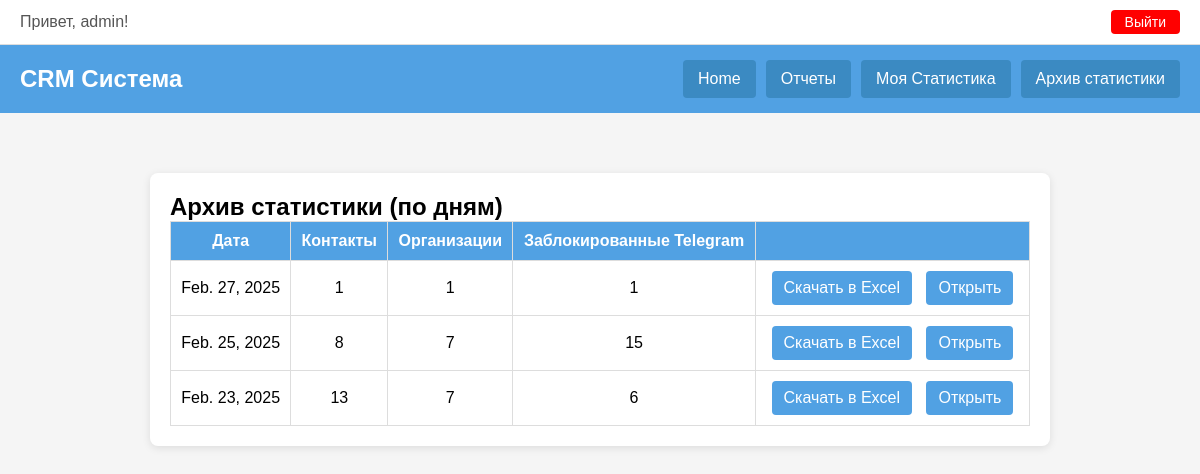
Page /crm/admin-statistics/ (signed in) on the earlier database version.
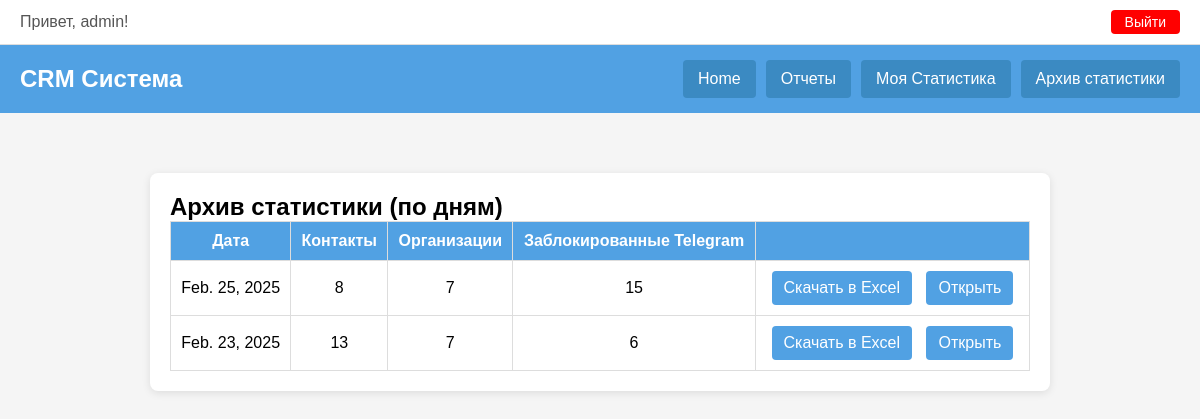
Same page on the later database version.
### crm/models.py (models this page shows, shortened)
class DailyStatistic(models.Model):
    manager = models.ForeignKey(User, on_delete=models.CASCADE)
    report_date = models.DateField(default=timezone.localdate)  # можно оставить для удобства фильтрации
    contacts_count = models.PositiveIntegerField(default=0)
    organizations_count = models.PositiveIntegerField(default=0)
    blocked_telegram_count = models.PositiveIntegerField(default=0)
    created_at = models.DateTimeField(auto_now_add=True)  # фиксирует дату и время создания
    updated_at = models.DateTimeField(auto_now=True)
    class Meta:
        ordering = ('-created_at',)

### crm/views.py (the view)
# urls.py: path('admin-statistics/', admin_statistics, name='admin_statistics'),
@staff_member_required
def admin_statistics(request):
    aggregated_stats = DailyStatistic.objects.values('report_date').annotate(
        total_contacts=Sum('contacts_count'),
        total_orgs=Sum('organizations_count'),
        total_blocked=Sum('blocked_telegram_count')
    ).order_by('-report_date')
    context = {
        'aggregated_stats': aggregated_stats,
    }
    return render(request, "admin_statistics.html", context)

### templates/admin_statistics.html (shortened to what this page needs)
{% extends "base.html" %}
{% block content %}
    <div class="admin-stats">
        <h2>Архив статистики (по дням)</h2>
        <table>
            <thead>
            <tr>
                <th>Дата</th>
                <th>Контакты</th>
                <th>Организации</th>
                <th>Заблокированные Telegram</th>
                <th></th>
            </tr>
            </thead>
            <tbody>
            {% for stat in aggregated_stats %}
                <tr>
                    <td>{{ stat.report_date }}</td>
                    <td>{{ stat.total_contacts }}</td>
                    <td>{{ stat.total_orgs }}</td>
                    <td>{{ stat.total_blocked }}</td>
                    <td class="action-buttons">
                        <a href="{% url 'export_excel' %}?report_date={{ stat.report_date|date:"Y-m-d" }}" target="_blank">Скачать в
                            Excel</a>
                        <a href="{% url 'view_stat_by_date' %}?report_date={{ stat.report_date|date:"Y-m-d" }}"
                           target="_blank">Открыть</a></td>
                </tr>
            {% empty %}
                <tr>
                    <td colspan="5">Нет данных</td>
                </tr>
            {% endfor %}
            </tbody>
        </table>
    </div>
{% endblock %}

Differences in the rows shown:
removed DailyStatistic: report_date "Feb. 27, 2025", total_contacts "1", total_orgs "1", total_blocked "1"
